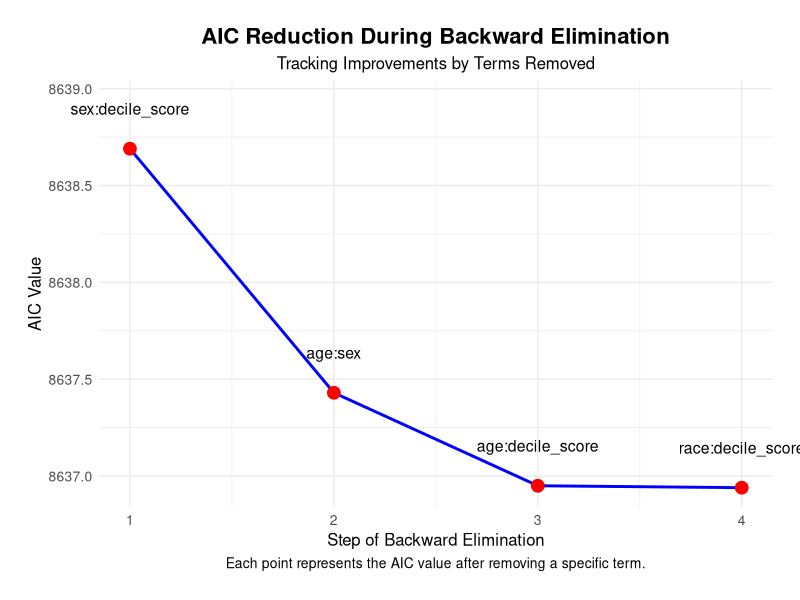
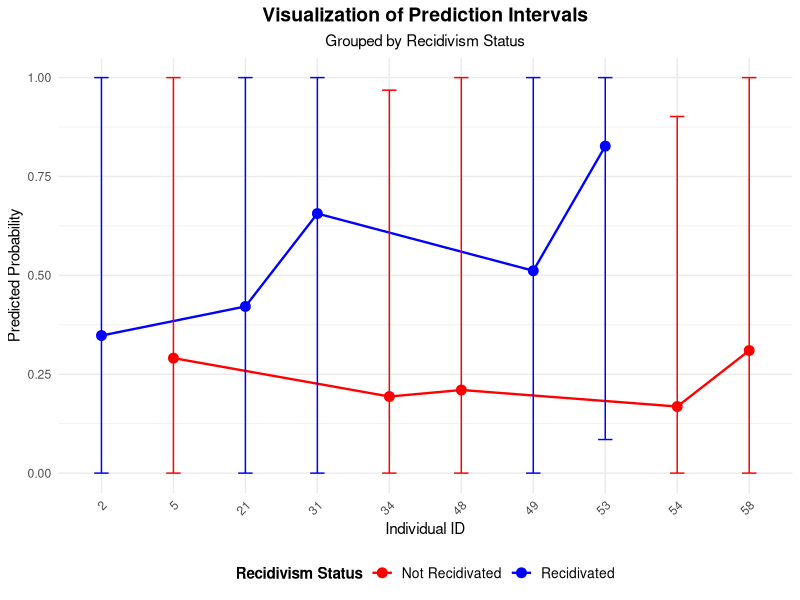

Reproduce these figures in R, in order.
## ---- chunk 1
library(knitr)
model_summary <- data.frame(
  Model = c("Simple Model", "Interaction Model"),
  `Degrees of Freedom` = c(10, 36),
  AIC = c(8716.57, 8640.54)
)
kable(model_summary, caption = "Summary of Model Performance for Stage 1.")
## ---- chunk 2

library(ggplot2)

# Data for Model Selection
selection_data <- data.frame(
  Step = 1:4,
  Term_Removed = c("sex:decile_score", "age:sex", "age:decile_score", "race:decile_score"),
  AIC = c(8638.69, 8637.43, 8636.95, 8636.94)
)

# Visualization
ggplot(selection_data, aes(x = Step, y = AIC, label = Term_Removed)) +
  geom_line(color = "blue", linewidth = 1) +
  geom_point(size = 4, color = "red") +
  geom_text(aes(y = AIC + 0.25), # Adjust text position slightly above AIC value
            size = 4, 
            vjust = 1.2, # Push text closer to points
            hjust = 0.5, # Center-align text
            color = "black") +
  labs(
    title = "AIC Reduction During Backward Elimination",
    subtitle = "Tracking Improvements by Terms Removed",
    x = "Step of Backward Elimination",
    y = "AIC Value",
    caption = "Each point represents the AIC value after removing a specific term."
  ) +
  theme_minimal() +
  theme(
    plot.title = element_text(face = "bold", hjust = 0.5, size = 16),
    plot.subtitle = element_text(hjust = 0.5, size = 12),
    axis.title.x = element_text(size = 12),
    axis.title.y = element_text(size = 12),
    axis.text.x = element_text(size = 10),
    axis.text.y = element_text(size = 10),
    plot.caption = element_text(hjust = 0.5, size = 10), # Center caption
    legend.position = "none",
    plot.margin = margin(20, 20, 20, 20) # Add padding around the plot
  ) +
  coord_cartesian(clip = "off") # Ensure annotations are not cut off

## ---- chunk 3
library(caret)
confusion_matrix <- matrix(c(561, 187, 240, 454), ncol = 2, byrow = TRUE)
colnames(confusion_matrix) <- c("Predicted: No", "Predicted: Yes")
rownames(confusion_matrix) <- c("Actual: No", "Actual: Yes")
kable(confusion_matrix, caption = "Confusion Matrix for Final Model")
## ---- chunk 4
group_summary <- data.frame(
  Group = c("Low Risk", "High Risk"),
  Mean_Decile_Score = c(3.56, 5.54),
  CI_Lower = c(3.47, 5.43),
  CI_Upper = c(3.65, 5.64)
)
kable(group_summary, caption = "Group-Level Confidence Intervals for Decile Scores")
## ---- chunk 5
# Data
data <- data.frame(
  ID = c(2, 5, 21, 31, 34, 48, 49, 53, 54, 58),
  age = c(34, 43, 64, 33, 55, 49, 34, 48, 63, 49),
  sex = c("Male", "Male", "Male", "Male", "Male", "Male", "Male", "Male", "Female", "Male"),
  race = c("African-American", "Other", "African-American", "African-American", "Caucasian",
           "Caucasian", "African-American", "Caucasian", "Hispanic", "African-American"),
  priors_count = c(0, 2, 13, 0, 0, 0, 4, 20, 1, 4),
  decile_score = c(3, 1, 6, 10, 1, 1, 3, 6, 1, 1),
  is_recid = factor(c(1, 0, 1, 1, 0, 0, 1, 1, 0, 0), labels = c("Not Recidivated", "Recidivated")),
  predicted_prob = c(0.3478665, 0.2908019, 0.4213833, 0.6562205, 0.1936776, 
                     0.2102086, 0.5116694, 0.8267377, 0.1683565, 0.3100061),
  lower_bound = c(-0.58566854, -0.59929743, -0.54642697, -0.27471787, -0.58087360,                   -0.58840650, -0.46806371, 0.08492882, -0.56504131, -0.59648556),
  upper_bound = c(1.2814016, 1.1809013, 1.3891935, 1.5871589, 0.9682288, 
                  1.0088238, 1.4914024, 1.5685465, 0.9017543, 1.2164978)
)

# Plot
ggplot(data, aes(x = factor(ID), y = predicted_prob, color = is_recid, group = is_recid)) +
  geom_point(size = 3) +
  geom_line(aes(group = is_recid), linetype = "solid", linewidth = 0.8) +
  geom_errorbar(aes(ymin = pmax(0, lower_bound), ymax = pmin(1, upper_bound)), width = 0.2) +
  scale_color_manual(values = c("red", "blue")) +
  labs(
    title = "Visualization of Prediction Intervals",
    subtitle = "Grouped by Recidivism Status",
    x = "Individual ID",
    y = "Predicted Probability",
    color = "Recidivism Status"
  ) +
  theme_minimal() +
  theme(
    plot.title = element_text(face = "bold", hjust = 0.5, size = 14),
    plot.subtitle = element_text(hjust = 0.5, size = 11),
    axis.title.x = element_text(size = 11),
    axis.title.y = element_text(size = 11),
    legend.position = "bottom",
    legend.title = element_text(face = "bold"),
    legend.text = element_text(size = 10),
    axis.text.x = element_text(angle = 45, hjust = 1)
  )
